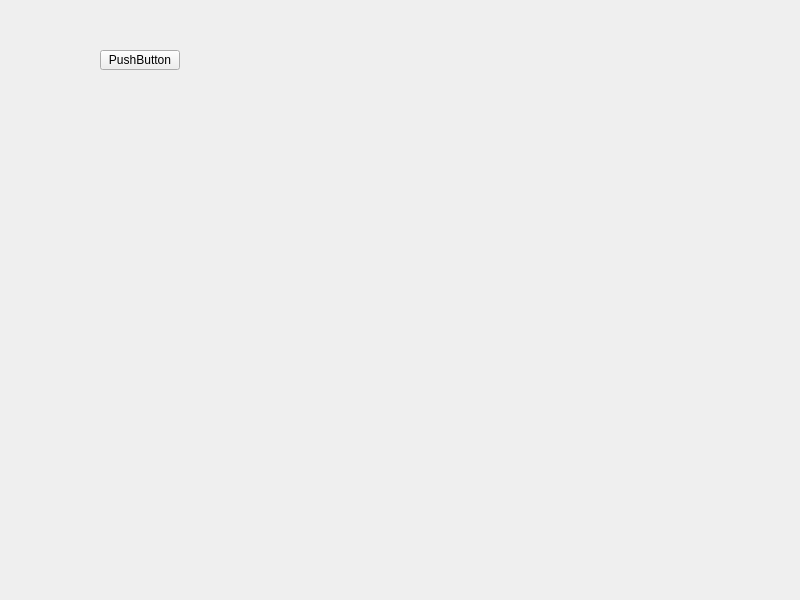
<?xml version="1.0" encoding="UTF-8"?>
<ui version="4.0">
 <class>Widget</class>
 <widget class="QWidget" name="Widget">
  <property name="geometry">
   <rect>
    <x>0</x>
    <y>0</y>
    <width>800</width>
    <height>600</height>
   </rect>
  </property>
  <property name="windowTitle">
   <string>Widget</string>
  </property>
  <widget class="QPushButton" name="pushButton">
   <property name="geometry">
    <rect>
     <x>100</x>
     <y>50</y>
     <width>80</width>
     <height>20</height>
    </rect>
   </property>
   <property name="text">
    <string>PushButton</string>
   </property>
  </widget>
 </widget>
 <resources/>
 <connections/>
</ui>
